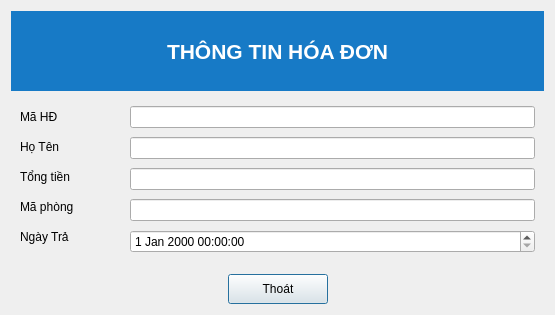
<?xml version="1.0" encoding="UTF-8"?>
<ui version="4.0">
 <class>Dialog</class>
 <widget class="QDialog" name="Dialog">
  <property name="geometry">
   <rect>
    <x>0</x>
    <y>0</y>
    <width>555</width>
    <height>305</height>
   </rect>
  </property>
  <property name="windowTitle">
   <string>Dialog</string>
  </property>
  <layout class="QVBoxLayout" name="verticalLayout">
   <item>
    <widget class="QWidget" name="widget" native="true">
     <property name="minimumSize">
      <size>
       <width>0</width>
       <height>80</height>
      </size>
     </property>
     <property name="maximumSize">
      <size>
       <width>16777215</width>
       <height>80</height>
      </size>
     </property>
     <layout class="QGridLayout" name="gridLayout">
      <property name="leftMargin">
       <number>0</number>
      </property>
      <property name="topMargin">
       <number>0</number>
      </property>
      <property name="rightMargin">
       <number>0</number>
      </property>
      <property name="bottomMargin">
       <number>0</number>
      </property>
      <property name="spacing">
       <number>0</number>
      </property>
      <item row="0" column="0">
       <widget class="QWidget" name="widget_6" native="true">
        <property name="minimumSize">
         <size>
          <width>0</width>
          <height>60</height>
         </size>
        </property>
        <property name="maximumSize">
         <size>
          <width>16777215</width>
          <height>100</height>
         </size>
        </property>
        <property name="styleSheet">
         <string notr="true">QWidget {
    background-color: #177ac6;  /* Màu nền xanh */
}
</string>
        </property>
        <layout class="QHBoxLayout" name="horizontalLayout_3">
         <property name="spacing">
          <number>0</number>
         </property>
         <property name="leftMargin">
          <number>0</number>
         </property>
         <property name="topMargin">
          <number>0</number>
         </property>
         <property name="rightMargin">
          <number>0</number>
         </property>
         <property name="bottomMargin">
          <number>0</number>
         </property>
         <item>
          <spacer name="horizontalSpacer_6">
           <property name="orientation">
            <enum>Qt::Horizontal</enum>
           </property>
           <property name="sizeHint" stdset="0">
            <size>
             <width>90</width>
             <height>20</height>
            </size>
           </property>
          </spacer>
         </item>
         <item>
          <widget class="QLabel" name="label_2">
           <property name="font">
            <font>
             <family>Segoe UI</family>
             <pointsize>16</pointsize>
             <weight>75</weight>
             <bold>true</bold>
            </font>
           </property>
           <property name="styleSheet">
            <string notr="true">QLabel {
    color: white;  /* Màu chữ trắng */
}
</string>
           </property>
           <property name="text">
            <string>THÔNG TIN HÓA ĐƠN</string>
           </property>
          </widget>
         </item>
         <item>
          <spacer name="horizontalSpacer_7">
           <property name="orientation">
            <enum>Qt::Horizontal</enum>
           </property>
           <property name="sizeHint" stdset="0">
            <size>
             <width>91</width>
             <height>20</height>
            </size>
           </property>
          </spacer>
         </item>
        </layout>
       </widget>
      </item>
     </layout>
    </widget>
   </item>
   <item>
    <widget class="QWidget" name="widget_2" native="true">
     <layout class="QHBoxLayout" name="horizontalLayout">
      <property name="spacing">
       <number>0</number>
      </property>
      <property name="leftMargin">
       <number>0</number>
      </property>
      <property name="topMargin">
       <number>0</number>
      </property>
      <property name="rightMargin">
       <number>0</number>
      </property>
      <property name="bottomMargin">
       <number>0</number>
      </property>
      <item>
       <widget class="QWidget" name="widget_4" native="true">
        <property name="minimumSize">
         <size>
          <width>110</width>
          <height>0</height>
         </size>
        </property>
        <layout class="QVBoxLayout" name="verticalLayout_2">
         <property name="spacing">
          <number>9</number>
         </property>
         <item>
          <widget class="QLabel" name="label_6">
           <property name="minimumSize">
            <size>
             <width>70</width>
             <height>20</height>
            </size>
           </property>
           <property name="maximumSize">
            <size>
             <width>70</width>
             <height>20</height>
            </size>
           </property>
           <property name="text">
            <string>Mã HĐ</string>
           </property>
          </widget>
         </item>
         <item>
          <widget class="QLabel" name="label">
           <property name="minimumSize">
            <size>
             <width>70</width>
             <height>20</height>
            </size>
           </property>
           <property name="maximumSize">
            <size>
             <width>70</width>
             <height>20</height>
            </size>
           </property>
           <property name="text">
            <string>Họ Tên</string>
           </property>
          </widget>
         </item>
         <item>
          <widget class="QLabel" name="label_4">
           <property name="maximumSize">
            <size>
             <width>70</width>
             <height>20</height>
            </size>
           </property>
           <property name="text">
            <string>Tổng tiền</string>
           </property>
          </widget>
         </item>
         <item>
          <widget class="QLabel" name="label_11">
           <property name="maximumSize">
            <size>
             <width>70</width>
             <height>20</height>
            </size>
           </property>
           <property name="text">
            <string>Mã phòng</string>
           </property>
          </widget>
         </item>
         <item>
          <widget class="QLabel" name="label_8">
           <property name="maximumSize">
            <size>
             <width>70</width>
             <height>20</height>
            </size>
           </property>
           <property name="text">
            <string>Ngày Trả</string>
           </property>
          </widget>
         </item>
        </layout>
       </widget>
      </item>
      <item>
       <widget class="QWidget" name="widget_5" native="true">
        <layout class="QVBoxLayout" name="verticalLayout_3">
         <property name="spacing">
          <number>9</number>
         </property>
         <item>
          <widget class="QLineEdit" name="mahd_value"/>
         </item>
         <item>
          <widget class="QLineEdit" name="hoten_value"/>
         </item>
         <item>
          <widget class="QLineEdit" name="tongtien_value"/>
         </item>
         <item>
          <widget class="QLineEdit" name="maphong_value"/>
         </item>
         <item>
          <widget class="QDateTimeEdit" name="ngaytra_value"/>
         </item>
        </layout>
       </widget>
      </item>
     </layout>
    </widget>
   </item>
   <item>
    <widget class="QWidget" name="widget_3" native="true">
     <layout class="QHBoxLayout" name="horizontalLayout_4">
      <property name="spacing">
       <number>0</number>
      </property>
      <property name="leftMargin">
       <number>0</number>
      </property>
      <property name="topMargin">
       <number>0</number>
      </property>
      <property name="rightMargin">
       <number>0</number>
      </property>
      <property name="bottomMargin">
       <number>0</number>
      </property>
     </layout>
    </widget>
   </item>
   <item>
    <widget class="QWidget" name="button_layout" native="true">
     <property name="maximumSize">
      <size>
       <width>16777215</width>
       <height>50</height>
      </size>
     </property>
     <layout class="QHBoxLayout" name="horizontalLayout_2">
      <property name="spacing">
       <number>0</number>
      </property>
      <property name="leftMargin">
       <number>0</number>
      </property>
      <property name="topMargin">
       <number>0</number>
      </property>
      <property name="rightMargin">
       <number>0</number>
      </property>
      <property name="bottomMargin">
       <number>0</number>
      </property>
      <item>
       <spacer name="horizontalSpacer">
        <property name="orientation">
         <enum>Qt::Horizontal</enum>
        </property>
        <property name="sizeHint" stdset="0">
         <size>
          <width>93</width>
          <height>20</height>
         </size>
        </property>
       </spacer>
      </item>
      <item>
       <widget class="QPushButton" name="cancel_button">
        <property name="minimumSize">
         <size>
          <width>100</width>
          <height>30</height>
         </size>
        </property>
        <property name="text">
         <string>Thoát</string>
        </property>
       </widget>
      </item>
      <item>
       <spacer name="horizontalSpacer_3">
        <property name="orientation">
         <enum>Qt::Horizontal</enum>
        </property>
        <property name="sizeHint" stdset="0">
         <size>
          <width>93</width>
          <height>20</height>
         </size>
        </property>
       </spacer>
      </item>
     </layout>
    </widget>
   </item>
  </layout>
 </widget>
 <resources/>
 <connections/>
</ui>
